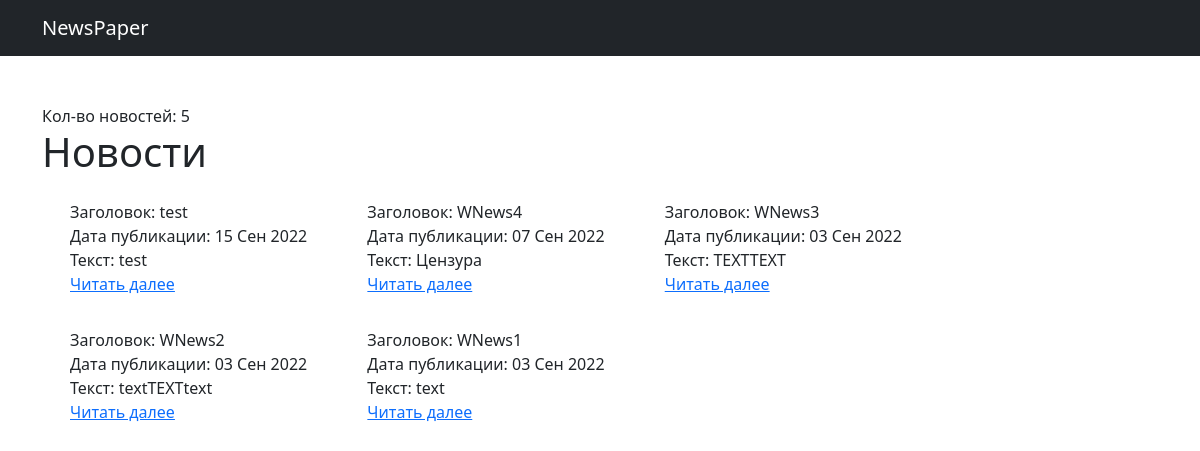
The page /news/ on the database as committed earlier.
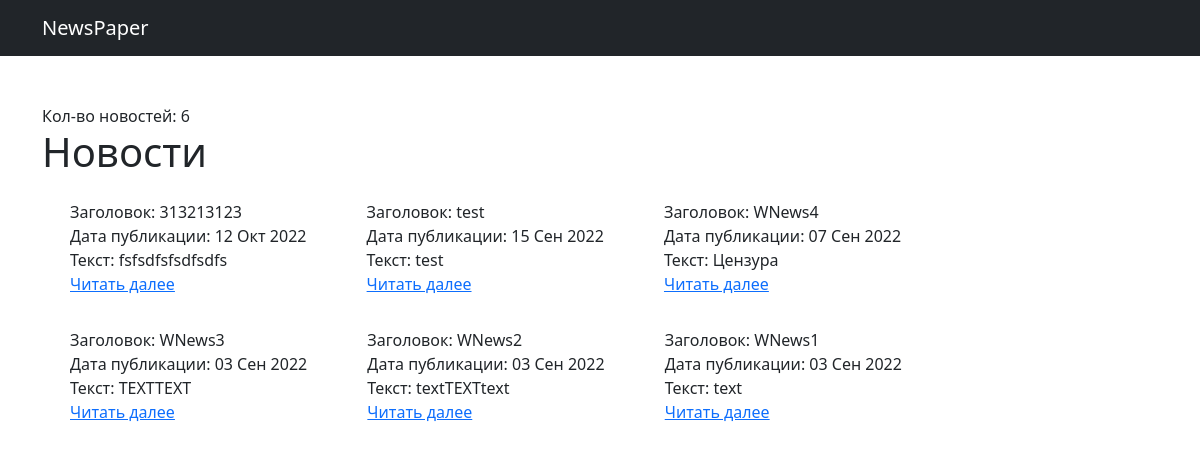
The same page on the database as committed later.
### news/models.py (models this page shows, shortened)
class Post(models.Model):
    author = models.ForeignKey(Author, on_delete=models.CASCADE)
    NEWS = 'NW'
    ARTICLE = 'AR'
    CATEGORY_CHOICES = (
        (NEWS, 'Новость'),
        (ARTICLE, 'Статья'),
    )
    category = models.CharField(max_length=2, choices=CATEGORY_CHOICES, default=ARTICLE)
    dateCreate = models.DateTimeField(auto_now_add=True)
    postCategory = models.ManyToManyField(Category, through='PostCategory')
    title = models.CharField(max_length=128)
    text = models.TextField()
    rating = models.SmallIntegerField(default=0)

### news/views.py (the view, shortened to what this page needs)
# urls.py: path('', cache_page(60*1)(PostView.as_view())),
class PostView(ListView):
    model = Post
    template_name = 'post_list.html'
    context_object_name = 'posts'
    ordering = ['-dateCreate']
    paginate_by = 10
    form_class = PostForm
    def get_context_data(self, **kwargs):
        context = super().get_context_data(**kwargs)
        context['filter'] = PostFilters(self.request.GET, queryset=self.get_queryset())
        context['categories'] = Category.objects.all()
        context['form'] = PostForm()
        return context

### news/templatetags/custom_filters.py (called while the page is built)
@register.filter(name='censor')
def censor(value):
    words = ['fuck', 'ass']
    if value in words:
        return 'Цензура'
    else:
        return value

### templates/post_list.html (shortened to what this page needs)
{% extends 'flatpages/default.html' %}
{% load custom_filters %}
{% block content %}
    Кол-во новостей: {{ posts|length }}
    <h1>Новости</h1>
    {% if posts %}
        {% for post in posts %}
            <div class="d-inline-flex">
                <div class="container-fluid m-3">
                    <div class="">
                        Заголовок: {{ post.title|censor }}
                    </div>
                    <div>
                        Дата публикации: {{ post.dateCreate|date:'d M Y' }}
                    </div>
                    <div>
                        Текст: {{ post.text|truncatechars:20|censor }}
                    </div>
                    <a href="{{ post.id }}">Читать далее</a>
                </div>
            </div>
        {% endfor %}
    {% else %}
        <h1>Пусто</h1>
    {% endif %}
{% endblock content %}

Rows that differ between the two databases and show on the page:
added Post: title|censor "313213123", dateCreate "12 Окт 2022", text|censor "fsfsdfsfsdfsdfs"
Other text that changed with them:
{{ posts|length }}: "5" → "6"
